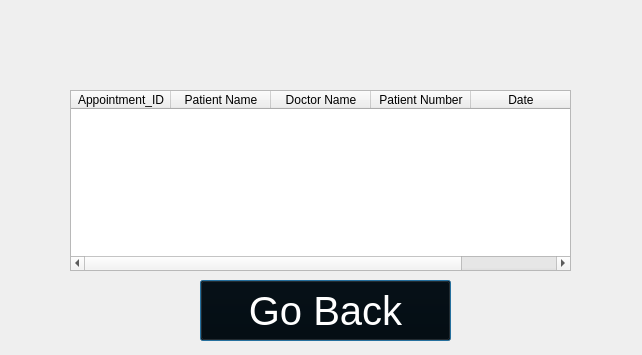
<?xml version="1.0" encoding="UTF-8"?>
<ui version="4.0">
 <class>Dialog</class>
 <widget class="QDialog" name="Dialog">
  <property name="geometry">
   <rect>
    <x>0</x>
    <y>0</y>
    <width>642</width>
    <height>355</height>
   </rect>
  </property>
  <property name="windowTitle">
   <string>Dialog</string>
  </property>
  <widget class="QTableWidget" name="tableWidget">
   <property name="geometry">
    <rect>
     <x>70</x>
     <y>90</y>
     <width>501</width>
     <height>181</height>
    </rect>
   </property>
   <property name="minimumSize">
    <size>
     <width>501</width>
     <height>0</height>
    </size>
   </property>
   <column>
    <property name="text">
     <string>Appointment_ID</string>
    </property>
   </column>
   <column>
    <property name="text">
     <string>Patient Name</string>
    </property>
   </column>
   <column>
    <property name="text">
     <string>Doctor Name</string>
    </property>
   </column>
   <column>
    <property name="text">
     <string>Patient Number</string>
    </property>
   </column>
   <column>
    <property name="text">
     <string>Date</string>
    </property>
   </column>
  </widget>
  <widget class="QPushButton" name="goback">
   <property name="geometry">
    <rect>
     <x>200</x>
     <y>280</y>
     <width>251</width>
     <height>61</height>
    </rect>
   </property>
   <property name="styleSheet">
    <string notr="true">background-color: black;
color: white;
font-size: 30pt;
font: 30pt &quot;Haettenschweiler&quot;;</string>
   </property>
   <property name="text">
    <string>Go Back</string>
   </property>
  </widget>
 </widget>
 <resources/>
 <connections/>
</ui>
